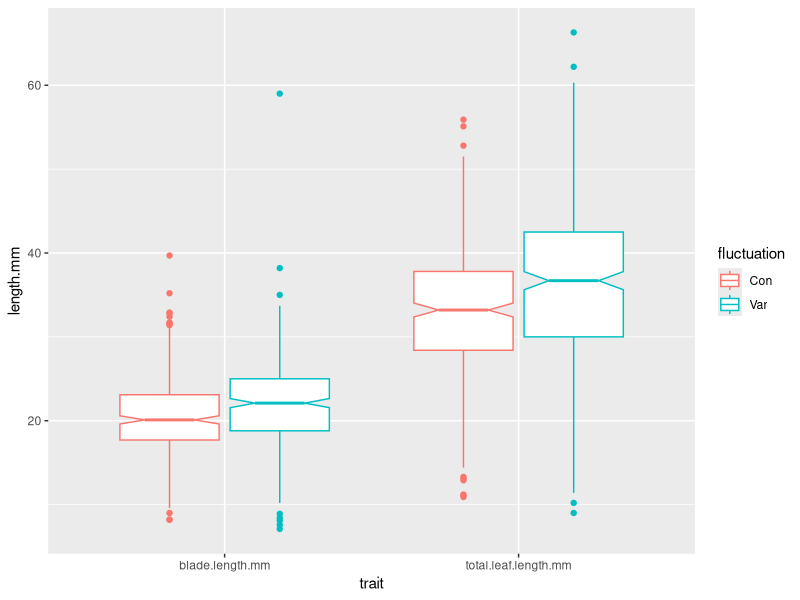
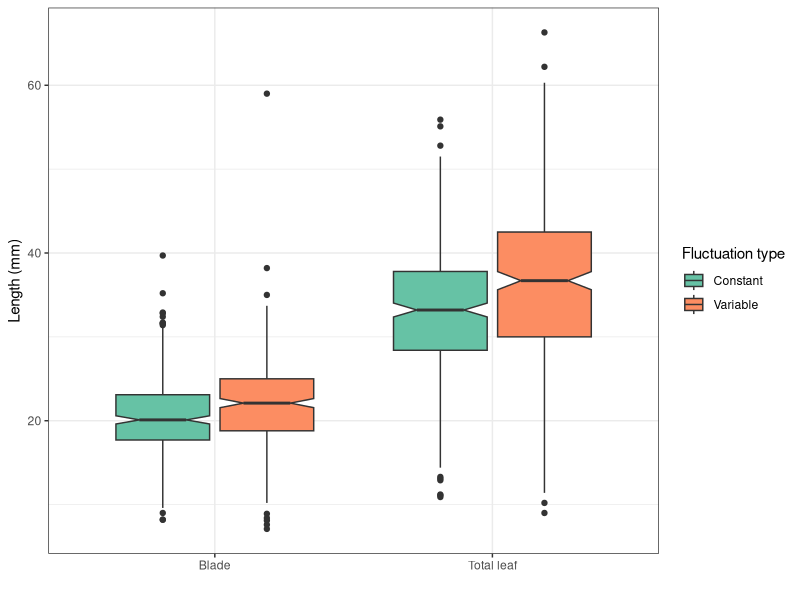
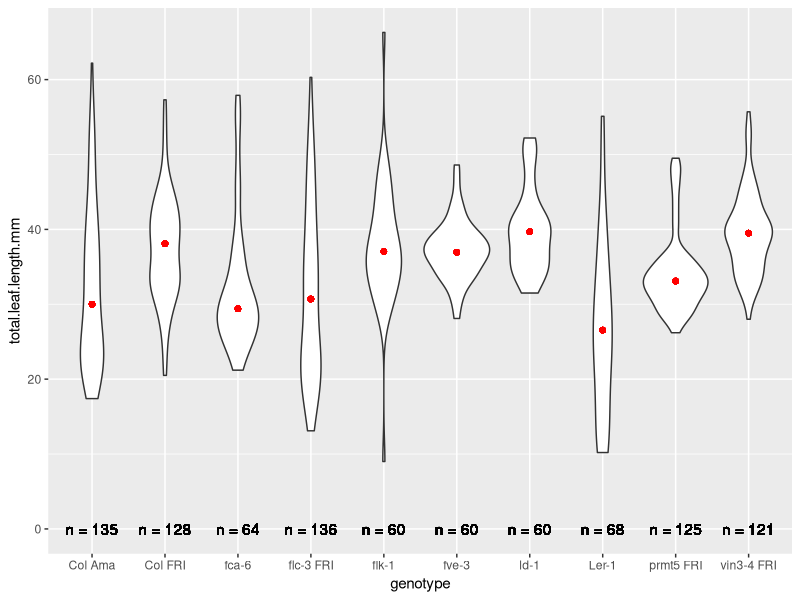
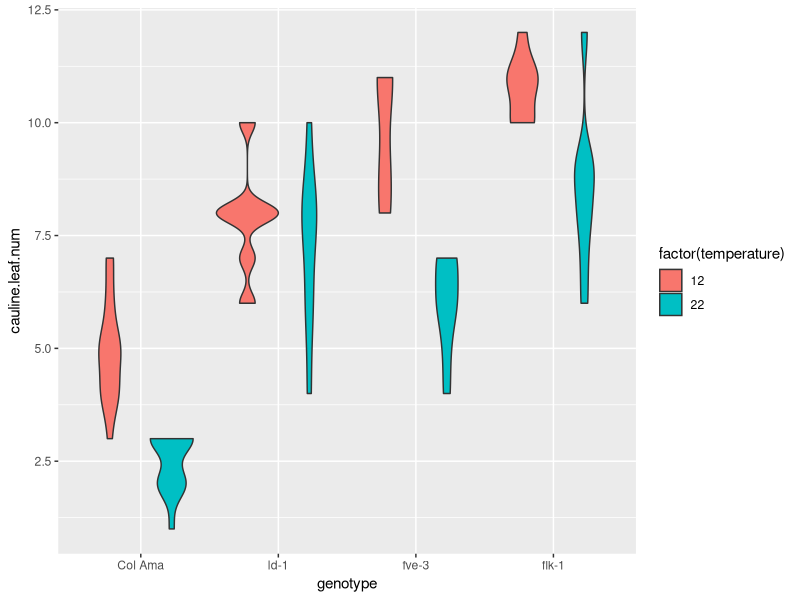
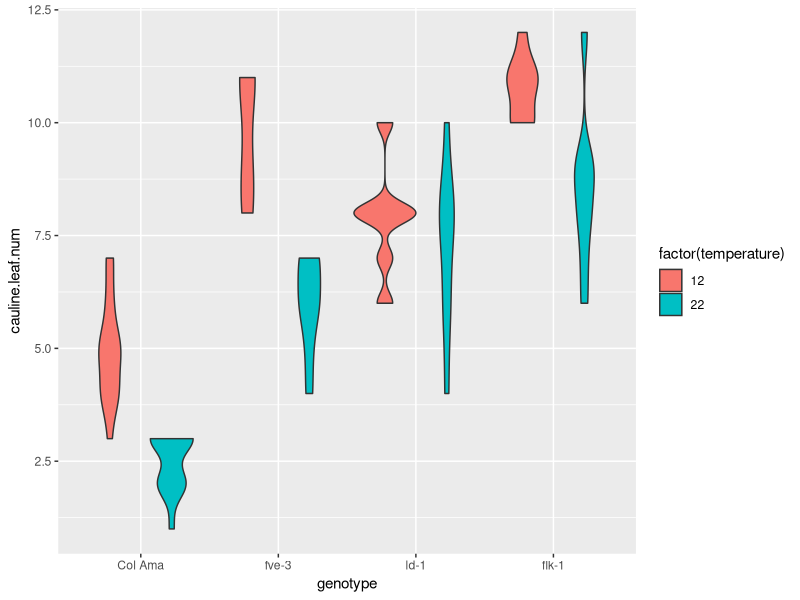

Generate these figures, in order, with R:
## ---- chunk 1
knitr::opts_chunk$set(echo = TRUE)
## ---- chunk 2

library(tidyverse)

expt1 <- read_tsv("../data/burghardt_et_al_2015_expt1.txt")
## ---- chunk 3

gather(expt1, "trait", "length.mm", blade.length.mm, total.leaf.length.mm) %>% 
  ggplot(aes(x=trait, y=length.mm, color=fluctuation)) +
  geom_boxplot(notch=TRUE)

## ---- chunk 4

gather(expt1, "trait", "length.mm", blade.length.mm, total.leaf.length.mm) %>% 
  ggplot(aes(x=trait, y=length.mm, fill=fluctuation)) +
  geom_boxplot(notch = TRUE) +
  scale_fill_brewer(palette = "Set2", labels = c("Con"="Constant", "Var"="Variable"), 
                    name="Fluctuation type") +
  theme_bw() +
  scale_x_discrete(name="",labels=c("blade.length.mm"="Blade","total.leaf.length.mm"="Total leaf")) +
  ylab("Length (mm)")

## ---- chunk 5

group_by(expt1, genotype, day.length) %>% 
  summarise(mediane.blade.length.mm=median(blade.length.mm, na.rm = TRUE),
            ecart.type.blade.length.mm=sd(blade.length.mm, na.rm = TRUE),
            mediane.total.leaf.length.mm=median(total.leaf.length.mm, na.rm = TRUE),
            ecart.type.total.leaf.length.mm=sd(total.leaf.length.mm, na.rm = TRUE),
            n.obs=n())
  
  

## ---- chunk 6

group_by(expt1, genotype) %>% 
  summarise( mediane.total.leaf.length.mm=median(total.leaf.length.mm, na.rm = TRUE),
            n.obs=n()) %>% 
  mutate(n.obs=paste("n =",n.obs)) %>% 
  full_join(expt1, by="genotype") %>%
  ggplot(aes(x=genotype, y=total.leaf.length.mm)) +
  geom_violin() +
  geom_point(aes(x=genotype, y=mediane.total.leaf.length.mm), col="red") +
  geom_text(aes(label=n.obs, x=genotype, y=0))
  
  
  

## ---- chunk 7

# Ordonnez les génotypes dans l'ordre suivant: "Col Ama", "ld-1", "fve-3", "flk-1"

  filter(expt1, background=="Col" & fluctuation=="Con" & day.length==16) %>% 
  mutate(genotype = factor(genotype, levels = c("Col Ama", "ld-1", "fve-3", "flk-1"))) %>% 
  ggplot(aes(x=genotype, y=cauline.leaf.num, fill=factor(temperature))) +
  geom_violin()


# Ordonnez les génotypes dans l'ordre de la valeur de `cauline.leaf.num`

  filter(expt1, background=="Col" & fluctuation=="Con" & day.length==16) %>% 
  mutate(genotype = fct_reorder(genotype, cauline.leaf.num)) %>% 
  ggplot(aes(x=genotype, y=cauline.leaf.num, fill=factor(temperature))) +
  geom_violin()

